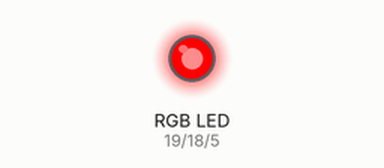
Simulated run of this sketch. Board: Arduino Uno, built with avr-gcc and run on an emulated ATmega328P. On the bench: an RGB LED mixed from three pins (HIGH = lit).

Above: at 0.5 s.
At 1.5 s:
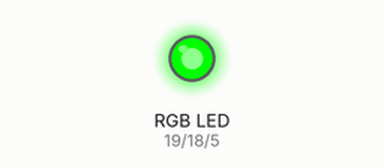
At 2.5 s:
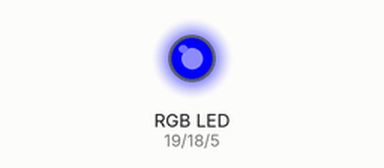
At 3.5 s:
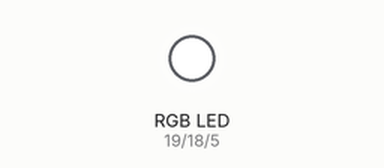
At 4.5 s:
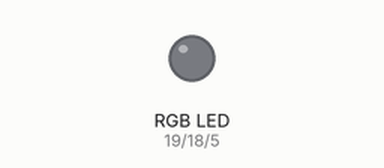
Timing chart, 0 to 6.5 s (numbered marks = the images above):
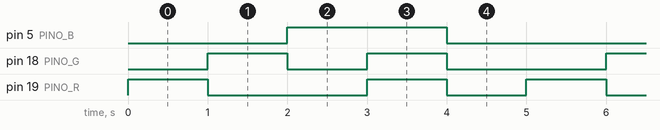

The sketch:

teste_rgb.ino
```cpp
// --- DEFINIÇÃO DOS PINOS ---
// Altere estes números conforme a sua ligação na placa
const int PINO_R = 19; // Pino do Vermelho
const int PINO_G = 18; // Pino do Verde
const int PINO_B = 5;  // Pino do Azul

// --- CONFIGURAÇÃO DO TIPO DE LED ---
// Mude para 'true' se for Anodo Comum (positivo comum)
// Mude para 'false' se for Catodo Comum (negativo comum)
const bool EH_ANODO_COMUM = false;

void setup() {
  // Configura os pinos como saída
  pinMode(PINO_R, OUTPUT);
  pinMode(PINO_G, OUTPUT);
  pinMode(PINO_B, OUTPUT);

  // Começa com tudo apagado para evitar sustos
  desligarTudo();
}

void loop() {
  // 1. Testa VERMELHO
  ligarCor(true, false, false);
  delay(1000); // Espera 1 segundo

  // 2. Testa VERDE
  ligarCor(false, true, false);
  delay(1000);

  // 3. Testa AZUL
  ligarCor(false, false, true);
  delay(1000);

  // 4. Testa BRANCO (Todas as cores juntas)
  ligarCor(true, true, true);
  delay(1000);

  // 5. Apaga tudo antes de recomeçar
  desligarTudo();
  delay(1000);
}

// --- FUNÇÕES AUXILIARES ---

// Função inteligente que lida com a lógica Anodo vs Catodo automaticamente
void ligarCor(bool r, bool g, bool b) {
  if (EH_ANODO_COMUM) {
    // No Anodo Comum, LOW liga e HIGH desliga
    digitalWrite(PINO_R, r ? LOW : HIGH);
    digitalWrite(PINO_G, g ? LOW : HIGH);
    digitalWrite(PINO_B, b ? LOW : HIGH);
  } else {
    // No Catodo Comum, HIGH liga e LOW desliga
    digitalWrite(PINO_R, r ? HIGH : LOW);
    digitalWrite(PINO_G, g ? HIGH : LOW);
    digitalWrite(PINO_B, b ? HIGH : LOW);
  }
}

void desligarTudo() {
  ligarCor(false, false, false);
}
```

Measured:
- by itself, pin 5 (PINO_B): alternates HIGH for 2.0 s and LOW for 3.0 s
- by itself, pin 18 (PINO_G): repeats every 5.0 s: LOW 1.0 s, HIGH 1.0 s, LOW 2.0 s, HIGH 1.0 s
- by itself, pin 19 (PINO_R): repeats every 5.0 s: LOW 2.0 s, HIGH 1.0 s, LOW 1.0 s, HIGH 1.0 s
